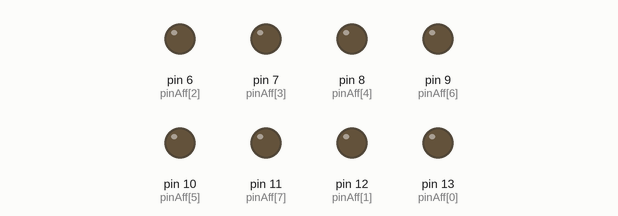
Bench run of a sketch on a simulated Arduino Uno, built with avr-gcc and run on an emulated ATmega328P. Shown: output pins drawn as LEDs (lit = HIGH). Pins used as bus, display or sensor lines are not drawn.

Above: at 0.1 s.
At 0.75 s:
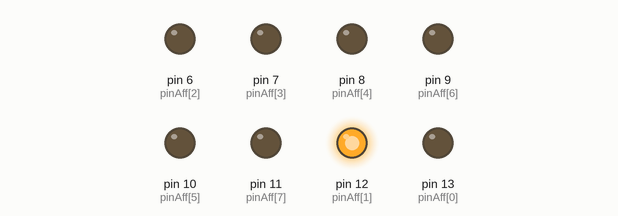
At 1.6 s:
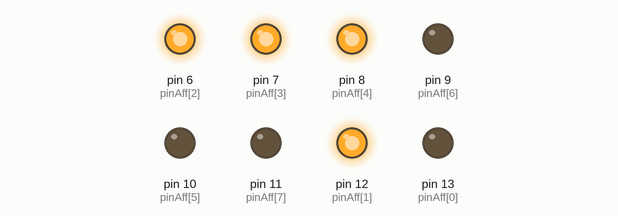
At 2.2 s:
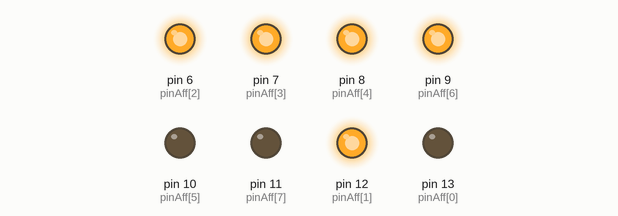
Timing chart, 0 to 3.7 s (numbered marks = the images above):
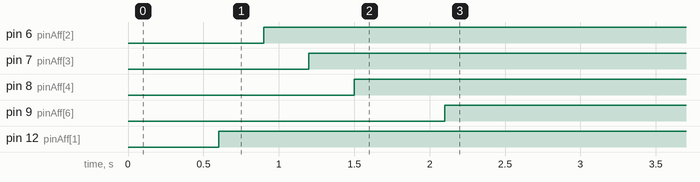

Measured:
- by itself, pin 6 (pinAff[2]): LOW → HIGH at 0.90 s
- by itself, pin 7 (pinAff[3]): LOW → HIGH at 1.2 s
- by itself, pin 8 (pinAff[4]): LOW → HIGH at 1.5 s
- by itself, pin 9 (pinAff[6]): LOW → HIGH at 2.1 s
- by itself, pin 12 (pinAff[1]): LOW → HIGH at 0.60 s

The sketch:

tp2_ex1.ino
```cpp
// ne pas utiliser, ancienne formulation

const char pinMux = 4;
const char pinAff[8]={13,12,6,7,8,10,9,11};

const unsigned char val=0x7a;

void setup()
{
    char i;
    for (i=0;i<8;i++) pinMode(pinAff[i],OUTPUT);    // Déclaration des 8 sorties des afficheurs
    pinMode(pinMux,OUTPUT);                         // + sortie de multiplexage (choix de l'afficheur)
    digitalWrite(pinMux,1);                         // sur l'afficheur 1
}

void loop()
{
    char i,s;
    unsigned char c;

    for (i=0;i<8;i++)
    {
          delay(300);                               // Inutile ! permet de ralentir pour éventuellement trouver les erreurs
          c = (val>>(7-i))&1 ;                               // c dépend nécessairement de val et du segment qui nous intéresse (donc i)
          digitalWrite(pinAff[i],c);                      // Modifie successivement l'état des segments a (ou patte 13) puis b (ou patte 12) ...
    }
}
```
